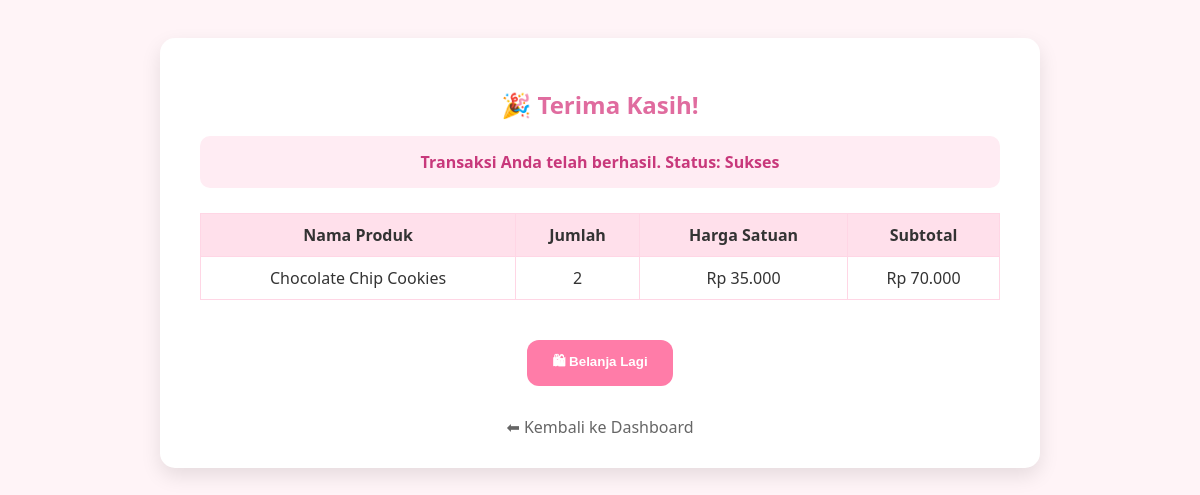
The app's page /user/checkout.php (signed in) with its own data.
### tables this page shows
CREATE TABLE detail_transaksi (
    id_detail INT AUTO_INCREMENT PRIMARY KEY,
    id_transaksi INT,
    id_produk INT,
    jumlah INT NOT NULL,
    harga INT NOT NULL,
    FOREIGN KEY (id_transaksi) REFERENCES transaksi(id_transaksi),
    FOREIGN KEY (id_produk) REFERENCES produk(id_produk)
);

CREATE TABLE produk (
    id_produk INT AUTO_INCREMENT PRIMARY KEY,
    nama_produk VARCHAR(100) NOT NULL,
    deskripsi TEXT,
    harga INT NOT NULL,
    stok INT NOT NULL,
    gambar VARCHAR(100),
    id_kategori INT,
    FOREIGN KEY (id_kategori) REFERENCES kategori(id_kategori)
);

### user/checkout.php (the view, shortened to what this page needs)
<?php
include '../config/koneksi.php';
$id_user = $_SESSION['user']['id_user'] ?? 0;
$query = mysqli_query($conn, "SELECT * FROM transaksi WHERE id_user = '$id_user' ORDER BY id_transaksi DESC LIMIT 1");
$data_transaksi = mysqli_fetch_assoc($query);
$produk = [];
if ($data_transaksi) {
    $id_transaksi = $data_transaksi['id_transaksi'];
    $query_detail = mysqli_query($conn, "
        SELECT dp.*, p.nama_produk, p.harga
        FROM detail_transaksi dp
        JOIN produk p ON dp.id_produk = p.id_produk
        WHERE dp.id_transaksi = '$id_transaksi'
    ");
    while ($row = mysqli_fetch_assoc($query_detail)) {
        $produk[] = $row;
    }
}
?>
<!DOCTYPE html>
<html lang="id">
<head>
</head>
<body>
<div class="container">
    <h2>🎉 Terima Kasih!</h2>
    <div class="success">Transaksi Anda telah berhasil. Status: <strong>Sukses</strong></div>
    <?php if (!empty($produk)): ?>
    <table>
        <thead>
            <tr>
                <th>Nama Produk</th>
                <th>Jumlah</th>
                <th>Harga Satuan</th>
                <th>Subtotal</th>
            </tr>
        </thead>
        <tbody>
        <?php foreach ($produk as $item): ?>
            <tr>
                <td><?= $item['nama_produk'] ?></td>
                <td><?= $item['jumlah'] ?></td>
                <td>Rp <?= number_format($item['harga'], 0, ',', '.') ?></td>
                <td>Rp <?= number_format($item['jumlah'] * $item['harga'], 0, ',', '.') ?></td>
            </tr>
        <?php endforeach; ?>
        </tbody>
    </table>
    <?php else: ?>
        <p style="text-align:center;">Tidak ada produk dalam transaksi ini.</p>
    <?php endif; ?>
    <div class="buttons">
        <a href="produk.php"><button class="btn">🛍 Belanja Lagi</button></a>
        <a href="dashboard.php" class="back">⬅ Kembali ke Dashboard</a>
    </div>
</div>
</body>
</html>

### user/checkout.php (style rules this page uses)
body { background-color: #fff4f7; font-family: 'Segoe UI', sans-serif; color: #333; padding: 30px; }
.container { max-width: 800px; background: #fff; margin: auto; padding: 30px 40px; border-radius: 15px; box-shadow: 0 8px 20px rgba(0,0,0,0.1); }
h2 { color: #e06c9f; text-align: center; margin-bottom: 15px; }
.success { text-align: center; background: #ffecf3; padding: 15px; border-radius: 10px; color: #c8387b; font-weight: bold; margin-bottom: 25px; }
table { width: 100%; border-collapse: collapse; margin-top: 10px; }
th { background-color: #ffe0eb; padding: 10px; border: 1px solid #ffd6e5; }
td { padding: 10px; border: 1px solid #ffd6e5; text-align: center; }
.buttons { text-align: center; margin-top: 30px; }
.btn { padding: 12px 25px; margin: 10px; background-color: #ff7ca8; color: white; border: none; border-radius: 12px; font-weight: bold; cursor: pointer; transition: background 0.3s ease; }
.back { text-decoration: none; color: #666; display: block; text-align: center; margin-top: 20px; }

### records on screen
detail_transaksi: id_produk.nama_produk "Chocolate Chip Cookies", jumlah "2", id_produk.harga "35.000", $item['jumlah']*$item['harga'] "70.000"
